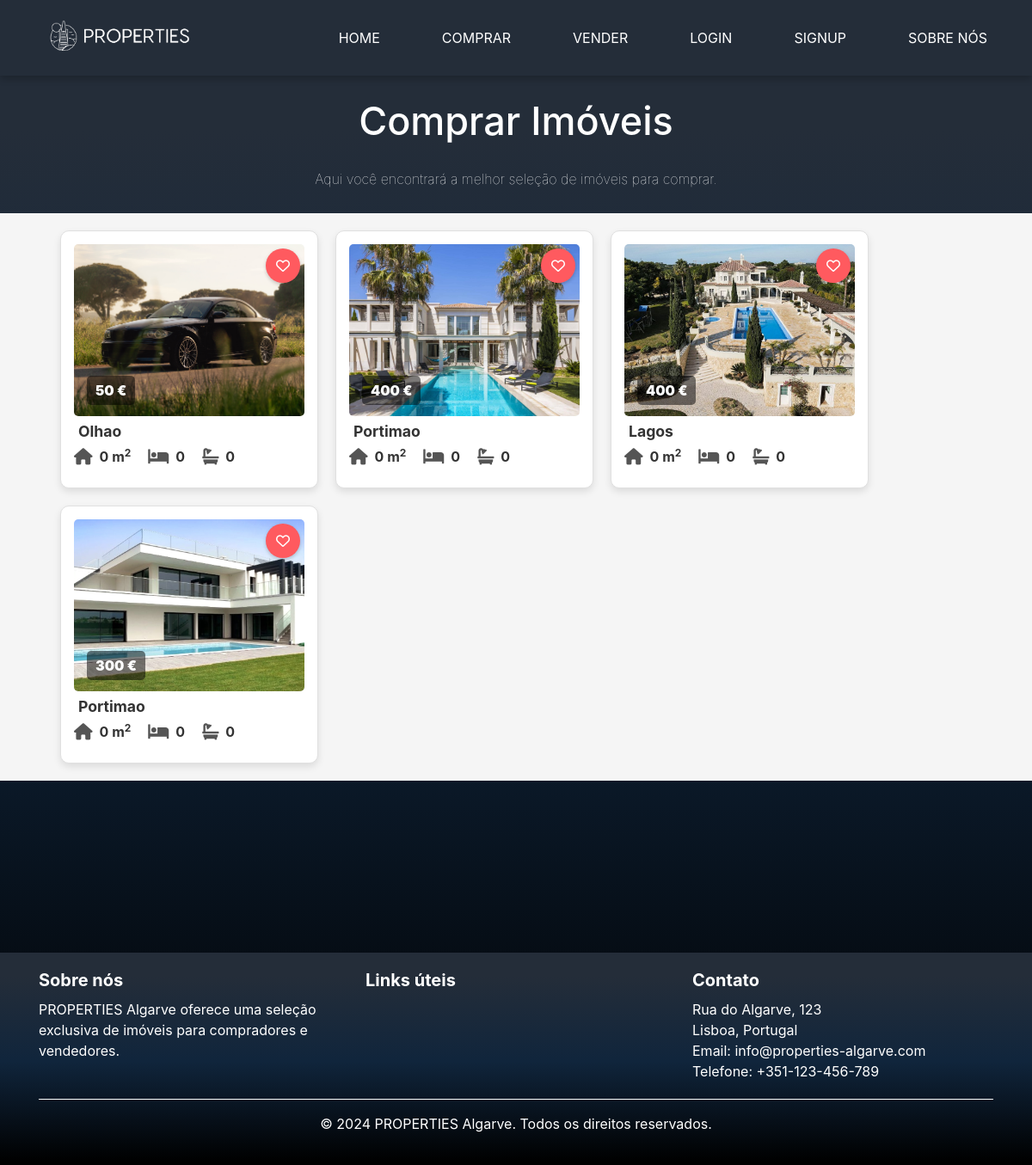
Page /comprar/ on the earlier database version.
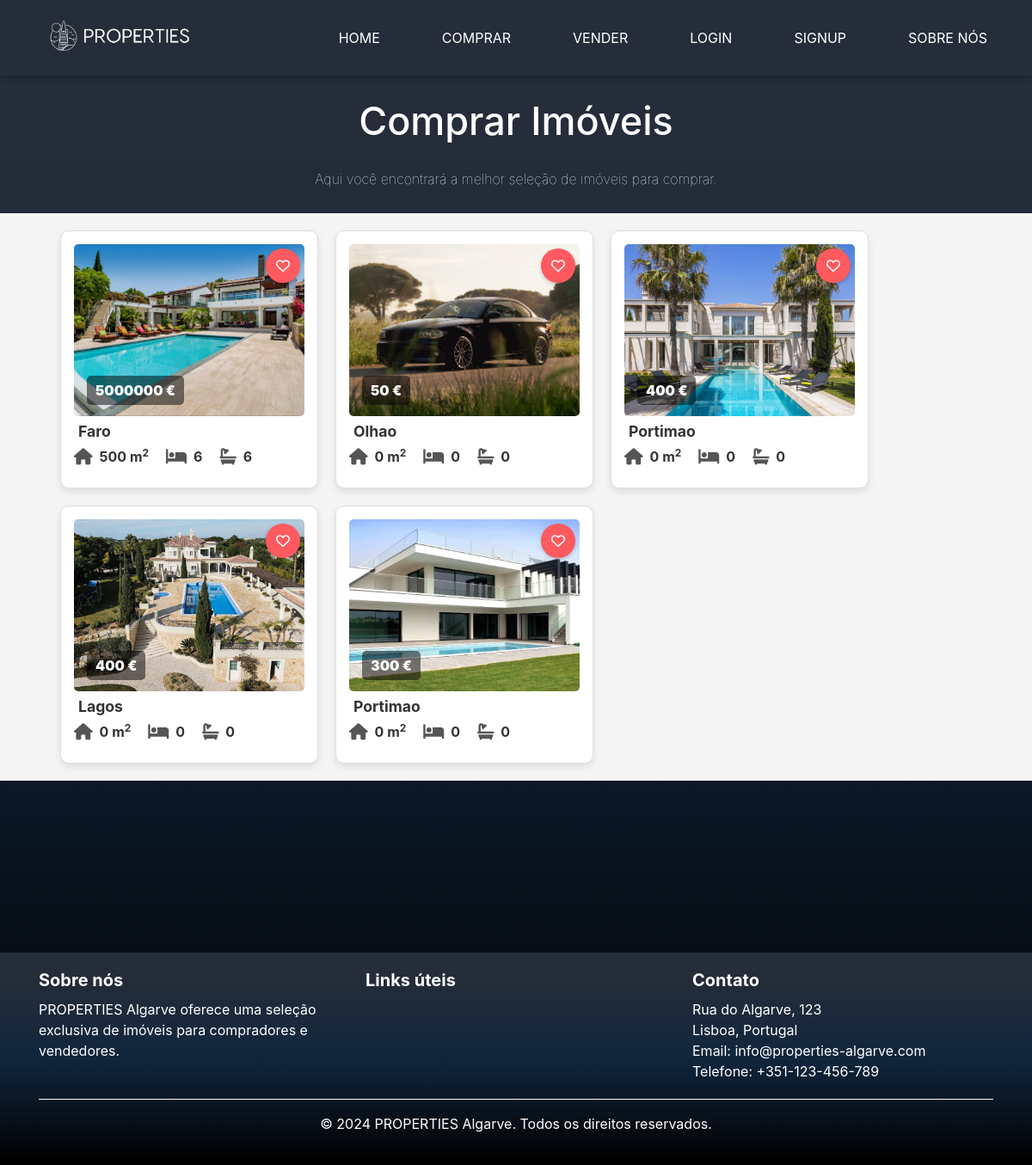
Same page on the later database version.
### base/models.py (models this page shows, shortened)
class Property(models.Model):
    LOCATION_CHOICES = [
        ('faro', 'Faro'),
        ('lagos', 'Lagos'),
        ('portimao', 'Portimão'),
        ('albufeira', 'Albufeira'),
        ('tavira', 'Tavira'),
        ('olhao', 'Olhão'),
        ('silves', 'Silves'),
        ('loule', 'Loulé'),
        ('vila_real_de_santo_antonio', 'Vila Real de Santo António'),
    ]
    host = models.ForeignKey('Profile', on_delete=models.CASCADE)
    title = models.CharField(max_length=255)
    description = models.TextField()
    location = models.CharField(max_length=100, choices=LOCATION_CHOICES)
    price = models.DecimalField(max_digits=10, decimal_places=0)
    area = models.IntegerField()
    num_bedrooms = models.IntegerField()
    num_bathrooms = models.IntegerField()
    elevator = models.BooleanField(default=False)
    parking_spaces = models.IntegerField(default=0)
    pool = models.BooleanField(default=False)

class PropertyImage(models.Model):
    property = models.ForeignKey('Property', related_name='images', on_delete=models.CASCADE)
    image = models.ImageField(upload_to='property_images/')
    uploaded_at = models.DateTimeField(auto_now_add=True)

### base/views.py (the view)
# urls.py: path('comprar/', views.buy, name='comprar'),
def buy(request):
    properties = Property.objects.order_by('-id')
    properties_with_images = []
    for prop in properties:
        first_image = prop.images.first()  # Utiliza o `related_name` definido no modelo
        properties_with_images.append((prop, first_image))
    return render(request, 'buy.html', {'properties_with_images': properties_with_images})

### templates/buy.html
{% extends 'main.html' %}
{% block content %}
<div class="content ">
    <h2>Comprar Imóveis</h2>
    <p>Aqui você encontrará a melhor seleção de imóveis para comprar.</p>
</div>
<div class="card-container">
    {% if properties_with_images %}
    {% for property, image in properties_with_images %}
    <div class="property-card">
        {% if image %}
        <a href="{% url 'property_detail' property.pk %}" class="">
            <img src="{{ image.image.url }}" alt="{{ property.title }} - Image" class="property-image">
        </a>
        {% else %}
        <p class="no-image">Nenhuma imagem disponível</p>
        {% endif %}
        <button class="favorites-button" title="Add to favorites"><i class="fa-regular fa-heart"></i></button>
        <p class="property-price"><strong>{{ property.price }} €</strong></p>
        <p class="property-location">
            {{ property.location|capfirst }}
        </p>
        <div class="property-details">
            <p class="detail-item">
                <i class="fa-solid fa-house"></i>
                <strong> {{ property.area }} m<sup>2</sup> </strong>
            </p>
            <p class="detail-item">
                <i class="fas fa-bed"></i>
                <strong> {{ property.num_bedrooms }} </strong>
            </p>
            <p class="detail-item">
                <i class="fas fa-bath"></i>
                <strong> {{ property.num_bathrooms }} </strong>
            </p>
        </div>
    </div>
    {% endfor %}
    {% else %}
    <div class="no-property">
        Nenhum imóvel disponível no momento.
    </div>
    {% endif %}
</div>
{% endblock %}

### templates/main.html (shortened to what this page needs)
<!DOCTYPE html>
{% load static %}
<html lang="en">
<head>
    <link rel="stylesheet" href="{% static 'css/style.css' %}">
    <link href="{% static 'css/fonts.css' %}" rel="stylesheet">
    <link rel="stylesheet" href="{% static 'css/property_details.css' %}">
    <link rel="stylesheet" href="{% static 'css/footer.css' %}">
    <link rel="stylesheet" href="{% static 'css/messages.css' %}">
    <link rel="stylesheet" href="https://stackpath.bootstrapcdn.com/bootstrap/4.5.2/css/bootstrap.min.css">
    <link rel="stylesheet" href="https://cdnjs.cloudflare.com/ajax/libs/font-awesome/6.0.0-beta3/css/all.min.css">
</head>
<body>
    {% include 'navbar.html' %}
    {% block content %}{% endblock %}
    <footer class="footer" style="margin-top: 200px">
        <div class="container">
            <div class="row">
                <div class="col-md-4">
                    <h5>Sobre nós</h5>
                    <p>PROPERTIES Algarve oferece uma seleção exclusiva de imóveis para compradores e vendedores.</p>
                </div>
                <div class="col-md-4">
                    <h5>Links úteis</h5>
                </div>
                <div class="col-md-4">
                    <h5>Contato</h5>
                    <address>
                        Rua do Algarve, 123<br>
                        Lisboa, Portugal<br>
                        Email: info@properties-algarve.com<br>
                        Telefone: +351-123-456-789
                    </address>
                </div>
            </div>
            <div class="text-center py-3">
                <p>© 2024 PROPERTIES Algarve. Todos os direitos reservados.</p>
            </div>
        </div>
    </footer>
</body>
</html>

### templates/navbar.html (shortened to what this page needs)
{% load static %}
<nav class="navbar">
    <div class="navbar-logo">
        <a href="/" class="navbar-brand">
            <img src="{% static 'images/Logo.png' %}" alt="PROPERTIES Logo" style="width: 200px">
        </a>
    </div>
    <ul>
        <li><a href="{% url 'home' %}" class="nav-link home">HOME</a></li>
        <li><a href="{% url 'comprar' %}" class="nav-link comprar">Comprar</a></li>
        <li><a href="{% url 'add_property' %}" class="nav-link vender">Vender</a></li>
        {% if user.is_authenticated %}
            {% if user.profile.profile_picture %}
            <li class="nav-item dropdown">
                <a href="#" class="nav-link dropdown-toggle" id="navbarDropdown" role="button" data-toggle="dropdown" aria-haspopup="true" aria-expanded="false">
                    <img src="{{ user.profile.profile_picture.url }}" alt="Profile picture" class="navbar-profile-picture"/>
                </a>
                <div class="dropdown-menu" aria-labelledby="navbarDropdown">
                    <a class="dropdown-item" href="{% url 'profile' %}">Perfil</a>
                    <a class="dropdown-item" href="{% url 'messages' %}">Mensagens</a>
                    <a class="dropdown-item" href="#" onclick="document.getElementById('logout-form').submit();">Logout</a>
                    <form id="logout-form" action="{% url 'logout' %}" method="post" style="display: none;">
                        {% csrf_token %}
                    </form>
                </div>
            </li>
            {% else %}
                <li>
                    <a href="{% url 'profile' %}" class="nav-link profile">
                        <img src="{% static 'images/default-profile-pic.png' %}" alt="Default profile picture" class="navbar-profile-picture"/>
                    </a>
                </li>
            {% endif %}
        {% else %}
            <li><a href="{% url 'login' %}" class="nav-link login">Login</a></li>
            <li><a href="{% url 'signup' %}" class="nav-link signup">Signup</a></li>
        {% endif %}
        <li><a href="{% url 'sobrenos' %}" class="nav-link sobrenos">Sobre Nós</a></li>
    </ul>
</nav>

### base/static/css/style.css (style rules this page uses)
* { margin: 0; padding: 0; box-sizing: border-box; font-family: 'SFProDisplay', sans-serif; }
html, body { margin: 0; padding: 0; min-height: 100%; position: relative; font-family: 'SFProDisplay', sans-serif; background: linear-gradient(180deg, rgb(36, 45, 57) 11.2%, rgb(16, 37, 60) 51.2%, rgb(0, 0, 0) 98.6%); background-attachment: fixed; background-repeat: no-repeat; background-size: cover; }
.navbar { width: 100%; margin: auto; padding: 15px 0; display: flex; align-items: center; justify-content: flex-end; top: 0; left: 0; z-index: 1000; box-shadow: 0 4px 8px rgba(0, 0, 0, 0.2); }
.navbar-logo { flex-grow: 1; }
.navbar-brand { text-decoration: none; color: white; font-size: 20px; padding-left: 20px; font-weight: bold; }
.navbar ul { list-style: none; display: flex; align-items: center; margin: 0; padding: 0; }
.navbar ul li { list-style: none; display: inline-block; margin: 0 20px; position: relative; }
.navbar ul li a { text-decoration: none; color: white; text-transform: uppercase; }
.navbar ul li::after { content: ''; height: 3px; width: 0; background: #fff; position: absolute; left: 0; bottom: -5px; transition: 0.5s; }
.content { width: 100%; display: flex; flex-direction: column; align-items: center; justify-content: center; min-height: 20vh; text-align: center; color: #fff; }
.content h2 { font-size: 45px; margin-top: 20px; }
.content p { margin: 20px auto; font-weight: 100; line-height: 25px; }
.card-container { display: flex; flex-wrap: wrap; gap: 20px; justify-content: flex-start; padding: 20px 70px; background-color: #f5f5f5; }
.property-card { position: relative; background-color: white; border: 1px solid #e0e0e0; border-radius: 10px; box-shadow: 0 4px 8px rgba(0, 0, 0, 0.1); width: 300px; height: 300px; padding: 15px; text-align: center; transition: transform 0.2s; display: flex; flex-direction: column; justify-content: space-between; }
.property-card p { align-content: start; }
.property-image { width: 100%; height: 200px; object-fit: cover; border-radius: 5px; margin-bottom: 15px; }
.favorites-button { position: absolute; top: 20px; right: 20px; background-color: #FF5A5F; color: white; border: none; border-radius: 50%; width: 40px; height: 40px; cursor: pointer; font-size: 16px; box-shadow: 0 2px 4px rgba(0, 0, 0, 0.2); display: flex; justify-content: center; align-items: center; transition: transform 0.2s, background-color 0.2s; z-index: 10; }
.property-price { position: absolute; bottom: 80px; left: 30px; color: white; font-size: 1em; font-weight: bold; background-color: rgba(0, 0, 0, 0.5); padding: 5px 10px; border-radius: 5px; z-index: 10; visibility: visible; opacity: 1; }
.property-location { position: absolute; bottom: 30px; left: 10px; color: #333; font-size: 1.1em; font-weight: bold; padding: 5px 10px; border-radius: 5px; z-index: 10; }
.property-details { display: flex; gap: 20px; align-items: center; margin-top: 10px; padding-top: 10px; }
.detail-item { display: flex; align-items: center; gap: 8px; color: #333; }
.detail-item i { font-size: 1.2em; color: #555; }
.detail-item strong { font-weight: bold; }

### base/static/css/footer.css (style rules this page uses)
.footer { background: linear-gradient(180deg, rgb(36, 45, 57) 11.2%, rgb(16, 37, 60) 51.2%, rgb(0, 0, 0) 98.6%); color: #ffffff; padding: 20px 0; margin-top: 20px; }
.footer h5 { font-weight: bold; margin-bottom: 10px; }
.footer p, .footer address, .footer ul { margin: 0; }
.footer .text-center { border-top: 1px solid #ffffff; margin-top: 20px; padding-top: 10px; }

Differences in the rows shown:
added Property: image (picture), price "5000000", location "Faro", area "500", num_bedrooms "6", num_bathrooms "6"
